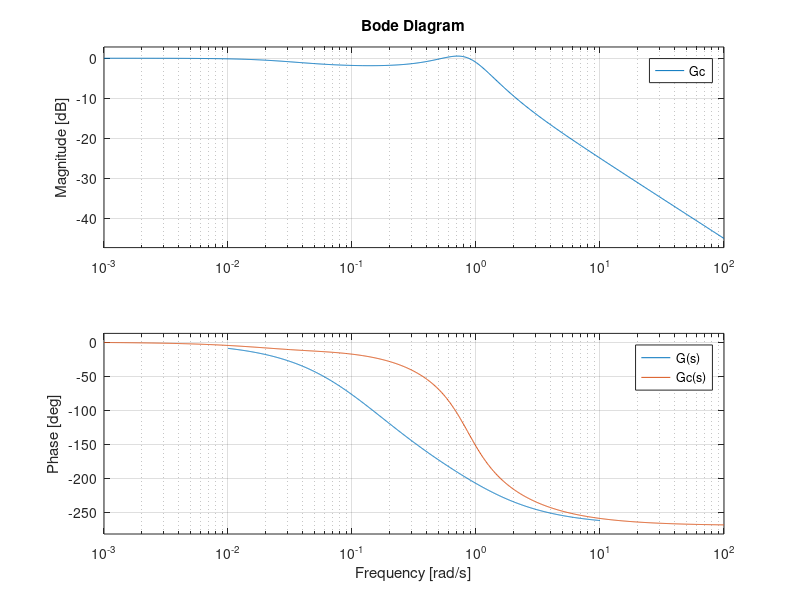
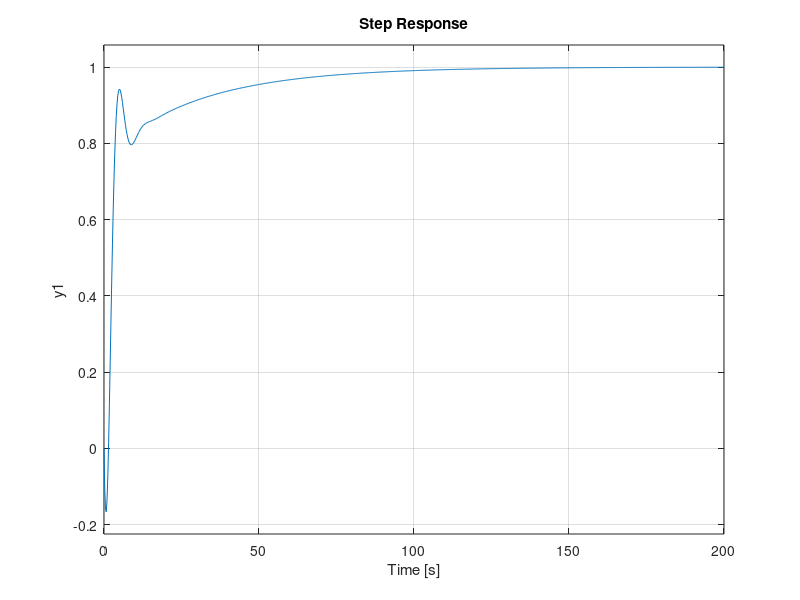

Write the MATLAB code that produced these figures, in order. (Note: this script raises an error after producing the figures.)
% LAB 1

% ------ CONTROL FUNCTIONS --------
% s = tf('s');
% % The product of two transfer functions is obtained by
% G12 = G1 * G2
% % For a system with 2 inputs and 2 outputs, the closed-loop transfer matrix is obtained with
% S=feedback(eye(2),G*F); T=feedback(G*F,eye(2))
% % For a SISO system this can be written
% S=1/(1+G*F); T=G*F/(1+G*F)
% % The bode diagram for G is plotted by typing
% bode(G) or bode(G,{wmin,wmax})
% % Amplitude and phase at a given frequency are obtained by
% [m,p]=bode(G,w)
% % Phase margin, amplitude margin and corresponding frequencies are obtained by
% [Gm,Pm,wp,wc]=margin(G*F)
% % To simulate a step response in the control signal, use the function
% step(G) or step(G,tfinal)
% % In the same way, to simulate a step response in the reference signal, we type
% step(T)
% -------------------------------

%% --- 4.1.1 ---
clear all; clc; close all;

s = tf('s');
G = 3*(-s + 1) / ((5*s+1)*(10*s+1));
% wc = 0.2; % [rad/s]
% phi = 30 * pi/180; % [rad]
% ---------- From Bode ----------
dB = -9.39;
mag = db2mag(dB);
phase = 30;% + 6 + 250-180 % gives TWO beta = 0.12
wc = 0.2;
wcd = 2*wc;

% --------------------------------
% ---------- Parameters ----------
beta = 0.1; %beta 4.1.1 = 0.33, beta 4.1.3 = 0.1;
gamma = 0;
td = 1 / (wcd*sqrt(beta));
ti = 10 / wcd;

% --------------------------------
% ---------- Controller ----------
K = sqrt(beta) / mag;
e1 = 1 / (3*K); % 3 when s->0 for G(s)
Lead = (td*s + 1) / (beta*td*s + 1);
Lag = (ti*s + 1) / (ti*s + gamma);
F = K * Lead * Lag;
Go = F*G;
Gc = Go / (1 + Go); 

% -------------------------------
% ---------- Plot ---------------
figure(411)
bode(G); hold on; grid on
bode(Gc); legend('G(s)' , 'Gc(s)')

% --------------------------------
% --- 4.1.2 ---
% clear all; clc; close all;
figure(412)
step(Gc); grid on
stepinfo(Gc)

ymax = 1.23; yf= 1;
Mt = (ymax-yf)/yf;

% --- 4.1.3 ---
% clear all; clc; close all;


%% ------------------------------
% ------------4.2----------------
% -------------------------------
s = tf('s');
G = 20/((s+1)*( (s/20)^2 + (s/20) +1));
Gd = 10/(s+1);

figure(42)
subplot(1,2,1)
bode(G); hold on;
bode(Gd); legend('G', 'Gd');

subplot(1,2,2)
step(G); hold on;
step(Gd); legend('G', 'Gd');

disp('Poles (G):')
disp(pole(G))
disp('Poles (Gd):')
disp(pole(Gd))

figure(1000)
pzmap(G)
grid on

%% ------------4.2.1--------------
% -------------------------------
clear all; clc; 
s = tf('s');
G = 20/((s+1)*( (s/20)^2 + (s/20) +1));
Gd = 10/(s+1);

wc = 10;
p1 = 10*wc;
p2 = 10*wc;

Fy = G^(-1)*10/s; % Not-proper
pole1 = 1/(s/p1 + 1);
pole2 = 1/(s/p2 + 1);
Fy_prop = Fy*pole1*pole2; % Proper

Go = G*Fy;
Gc = Go/(1 + Go);
Go_prop = G*Fy_prop;
Gc_prop = Go_prop/(1 + Go_prop);

figure(4211)
bode(Gc); hold on;
bode(Gc_prop); legend('Gc not proper', 'Gc proper');
figure(4212)
step(Gc); hold on;
step(Gc_prop); legend('Gc not proper', 'Gc proper');

disp('Gc:')
disp(stepinfo(Gc))

disp('Gc proper:')
disp(stepinfo(Gc_prop))



%% ------------4.2.2--------------
% -------------------------------
clear all; clc;

s = tf('s');
G = 20/((s+1)*( (s/20)^2 + (s/20) +1));
Gd = 10/(s+1);
w_I = 5;
wc = 10;

p1 = 50;
p2 = 500;
p3 = 1500;

pole1 = 1/(s/p1 + 1);
pole2 = 1/(s/p2 + 1);
pole3 = 1/(s/p3 + 1);


Fy_not_prop = (s + w_I)/s * G^(-1) * Gd;
Fy_prop_1 = Fy_not_prop*pole1*pole1 % Proper
Fy_prop_2 = Fy_not_prop*pole2*pole2; % Proper
Fy_prop_3 = Fy_not_prop*pole1*pole2*pole3; % Proper


Gc_not_prop = Gd/(1 + G*Fy_not_prop);
Gc_prop_1 = Gd/(1 + G*Fy_prop_1);
Gc_prop_2 = Gd/(1 + G*Fy_prop_2);
Gc_prop_3 = Gd/(1 + G*Fy_prop_3);



figure(4222)
step(minreal(Gc_not_prop)); hold on; grid on;
step(minreal(Gc_prop_1)); step(minreal(Gc_prop_2)); step(minreal(Gc_prop_3)); legend('Improper', 'Proper, p1=p2=50', 'Proper, p1=p2=500', 'Proper, p1=50 , p2=500, p3=1500');




%% ------------4.2.3--------------
% -------------------------------
clear all; clc;
p1 = 50;
s = tf('s');
G = 20/((s+1)*( (s/20)^2 + (s/20) +1));
Gd = 10/(s+1);
w_I = 5;
wc = 14.3;

pole1 = 1/(s/p1 + 1);
Fy_not_prop = (s + w_I)/s * G^(-1) * Gd;
Fy_prop_1 = Fy_not_prop*pole1*pole1; % Proper
Go = Fy_prop_1*G;
Gc = Go/(1+Go);

% Lead link
wcd = 20;
beta = 0.35;
tao_d = 1/(wcd*sqrt(beta));
K = 1/db2mag(-2);%/(sqrt(beta)*db2mag(-3.77));% sqrt(beta) / db2mag(-16);

Fy_lead = Fy_prop_1 * K* (tao_d*s + 1)/(beta*tao_d*s + 1);
Go_lead = Fy_lead*G;
Gc_lead = Go_lead/(1+Go_lead);

figure(4231)
subplot(1,2,1); bode(minreal(Gc)); grid on; hold on;
bode(minreal(Gc_lead)); 
subplot(1,2,2); step(minreal(Gc)); grid on; hold on;
step(minreal(Gc_lead));

disp('Gc:')
disp(stepinfo(minreal(Gc)))
disp('Gc_lead:')
disp(stepinfo(minreal(Gc_lead)))
%% Fr
tao = 0.09;
Fr = 1/(1+tao*s);
Gc_tot = Gd/(1+G*Fy_lead);

% Something
figure(4232)
step(minreal(Gc_tot));grid on;


% 
Gc_tot = G*Fy_lead*Fr/(1+G*Fy_lead);
figure(4231)
subplot(1,2,1); bode(minreal(Gc)); grid on; hold on;
bode(minreal(Gc_lead)); bode(minreal(Gc_tot));
subplot(1,2,2); step(minreal(Gc)); grid on; hold on;
step(minreal(Gc_lead));step(minreal(Gc_tot)); legend('Gc', 'Gc with lead', 'Gc with lead and Fr')
% 
% 
% bode(minreal(Gc_tot)); legend('Gc', 'Gc with lead', 'Gc with lead and Fr')
% subplot(1,2,2);
% step(minreal(Gc_tot)); legend('Gc', 'Gc with lead', 'Gc with lead and Fr')

disp('With F_lead and F_r:')
disp(stepinfo(minreal(Gc_tot)))

%% Size of control signal 
figure(4234)
step(Fy_lead*Fr/(1+Fy_lead*G)); hold on;
step(Fy_lead*Gd/(1+Fy_lead*G));
step(Fy_lead*Fr/(1+Fy_lead*G) - Fy_lead*Gd/(1+Fy_lead*G));
legend('FyFrSr','FyGdSd', 'FyFrSr - FyGdSd')


%% 4.2.4

figure(424)
bode(minreal(1/(1 + Fy_lead*G))); hold on;
bode(minreal(G*Fy_lead/(1+G*Fy_lead))); legend('Sensitivity', 'Complementary sensitivity');